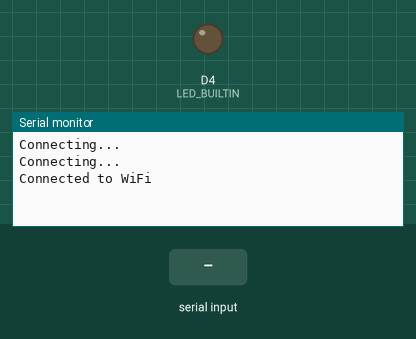
Simulated run of this sketch. Board: ESP8266 (NodeMCU). Parts: output pins drawn as LEDs (lit = HIGH, except the on-board LED, lit = LOW), the last lines printed to the serial monitor. Inputs (shaded band) come from the test bench. WiFi joins after 1.5 s; servers stay silent unless stated; uploads are accepted with an empty reply.

Above: at 3.3 s.
3.4 s: "ugki4500\n" received over the second serial link
At 4.6 s:
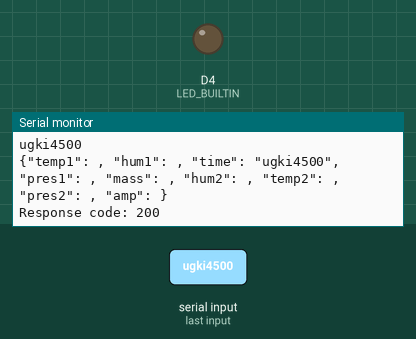
4.9 s: ",\n" received over the second serial link
At 5.07 s:
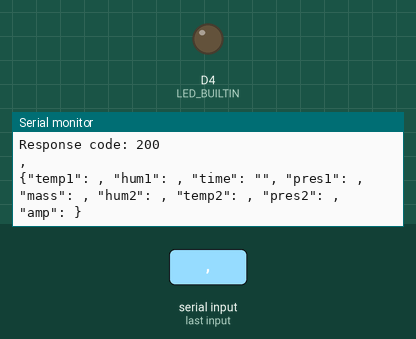
6.4 s: "1\n" received over the second serial link
At 7.7 s:
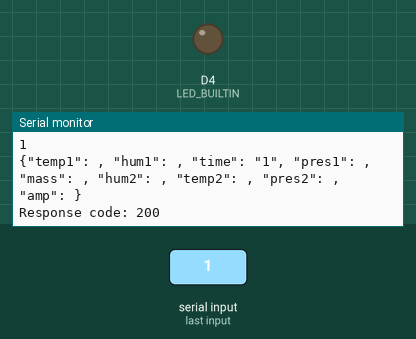

The sketch:

ESPV2.ino
```cpp
#include <ESP8266WiFi.h>
#include <ESP8266HTTPClient.h>
#include <WiFiClientSecureBearSSL.h>
#include <SoftwareSerial.h>


// Replace with your WiFi and Web App details

const char* scriptURL = "https://script.google.com/macros/s/AKfycbxRV1KQeJ3diHcibX6NMHKFnsUw6iZ2vC_5LqiEzSbQlIywJM72KPXLoeMhEurKlMS-/exec";

const char* ssid = "TUD-facility";
const char* password = "646cc23c9edd7";
//const char* ssid = "S21 van Sjoerd";
//const char* password = "ugki4500";

SoftwareSerial arduino(D7, D6); //The object to receive data from arduino

String inputString = "";         // A String to hold incoming data

bool stringComplete = false;      // Whether the string is complete

int counter = 0;

int LED = 2;

void setup() {
  Serial.begin(115200);
  WiFi.begin(ssid, password);
  while (WiFi.status() != WL_CONNECTED) {
    delay(1000);
    Serial.println("Connecting...");
  }
  Serial.println("Connected to WiFi");

  arduino.begin(115200); //init software serial
  pinMode(D7, INPUT);
  pinMode(D6, OUTPUT);
  inputString.reserve(200); // Reserve 200 bytes for the string

  pinMode(LED_BUILTIN, OUTPUT);
  delay(100);
  digitalWrite(LED_BUILTIN, HIGH);
}

void loop() {
  while (arduino.available() && stringComplete == false) {
    char inChar = arduino.read();
       if (inChar == '\n') {
      stringComplete = true;
    } else if (inChar != '\r') {
      inputString += inChar;
    }
  }
  if (stringComplete) {

    String time = "";

    String hum1 = "";
    String pres1 = "";
    String temp1 = "";

    String hum2 = "";
    String pres2 = "";
    String temp2 = "";

    String amp = "";
    String mass = "";
    Serial.println(inputString);

    for (int i = 0; i < inputString.length(); i++){
      if (String(inputString.charAt(i)) == ",") {
        counter += 1;
      }
       else {
         switch(counter){
           case 0:{
             time += char(inputString[i]);
           }
           break;
           case 1:{
             pres1 += char(inputString[i]);
           }
           break;
           case 2:{
             temp1 += char(inputString[i]);
           }
           break;
           case 3:{
             hum1 += char(inputString[i]);
           }
          break;
          case 4:{
            pres2 += char(inputString[i]);
          }
          break;
          case 5:{
            temp2 += char(inputString[i]);
          }
          break;
          case 6:{
            hum2 += char(inputString[i]);
          }
          break;
          case 7:{
            mass += char(inputString[i]);
          }
          break;
          case 8:{
            amp += char(inputString[i]);
          }
          break;
          default: {
          }
        }
      }
    }
    // Clear the string for the next message
    stringComplete = false;
    sendData(temp1, hum1, time, pres1, mass, amp, hum2, temp2, pres2);
    counter = 0;
    inputString="";

  }
  delay(100);
}


void sendData(String temp1, String hum1, String time, String pres1, String mass, String amp, String hum2, String temp2, String pres2) {

  if (WiFi.status() == WL_CONNECTED) {

    std::unique_ptr<BearSSL::WiFiClientSecure>client(new BearSSL::WiFiClientSecure);
    client->setInsecure();

    HTTPClient http;

    http.begin(*client, scriptURL);
    http.addHeader("Content-Type", "application/json");

    String jsonData = "{\"temp1\": " + temp1 + ", \"hum1\": " + hum1 + ", \"time\": " + "\""  + time + "\"" + ", \"pres1\": " + pres1 + ", \"mass\": " + mass + ", \"hum2\": " + hum2 + ", \"temp2\": " + temp2 +", \"pres2\": "+ pres2 + ", \"amp\": " + amp + "}";
    Serial.println(jsonData);
    int httpResponseCode = http.POST(jsonData);

    Serial.println("Response code: " + String(httpResponseCode));
    http.end();
  } else {
    Serial.println("WiFi Disconnected");
  }
  delay(200);
}
```

Measured:
- after the input at 3.4 s, the serial monitor: prints a new line at once (image 1)
- after the input at 4.9 s, the serial monitor: prints a new line at once (image 2)
- after the input at 6.4 s, the serial monitor: prints a new line at once (image 3)
